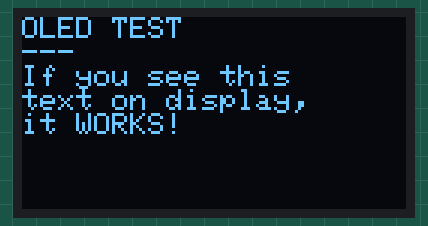
The sketch below on a simulated ESP32. Shown: 128×64 one-colour display. What the sketch prints to the serial monitor is not drawn.

Above: at 1.1 s.

The sketch:

OLED_Tester.ino
```cpp
#include <Wire.h>
#include <Adafruit_GFX.h>
#include <Adafruit_SSD1306.h>

#define SCREEN_W 128
#define SCREEN_H 64
#define OLED_ADDR 0x3C

Adafruit_SSD1306 display(SCREEN_W, SCREEN_H, &Wire, -1);

void setup() {
  Serial.begin(115200);
  delay(1000);

  Wire.begin(21, 22);
  Serial.println("\n\n=== OLED TEST ===");
  Serial.println("Testing I2C on GPIO21 (SDA) and GPIO22 (SCL)");

  // Scan for device
  Serial.print("Scanning I2C... ");
  byte found = 0;
  for (byte a = 1; a < 127; a++) {
    Wire.beginTransmission(a);
    if (Wire.endTransmission() == 0) {
      Serial.print("Found at 0x");
      Serial.print(a, HEX);
      Serial.print(" ");
      found++;
    }
  }
  Serial.println("\n");

  if (found == 0) {
    Serial.println("ERROR: No I2C devices found!");
    Serial.println("Check wiring: SDA→GPIO21, SCL→GPIO22, VCC→3.3V, GND→GND");
    while(1);
  }

  // Try to init display
  Serial.println("Initializing SSD1306...");
  if (!display.begin(SSD1306_SWITCHCAPVCC, OLED_ADDR)) {
    Serial.println("ERROR: SSD1306 not found at 0x3C");
    Serial.println("Trying 0x3D...");
    if (!display.begin(SSD1306_SWITCHCAPVCC, 0x3D)) {
      Serial.println("ERROR: SSD1306 failed at both 0x3C and 0x3D");
      Serial.println("Check: power, wiring, or try different I2C address");
      while(1);
    } else {
      Serial.println("SUCCESS: Found at 0x3D!");
    }
  } else {
    Serial.println("SUCCESS: SSD1306 initialized at 0x3C");
  }

  // Test display
  display.clearDisplay();
  display.setTextSize(1);
  display.setTextColor(SSD1306_WHITE);
  display.setCursor(0, 0);
  display.println("OLED TEST");
  display.println("---");
  display.println("If you see this");
  display.println("text on display,");
  display.println("it WORKS!");
  display.display();

  Serial.println("Display test sent!");
  Serial.println("Check your OLED screen now...");
}

void loop() {
  delay(1000);
}
```
